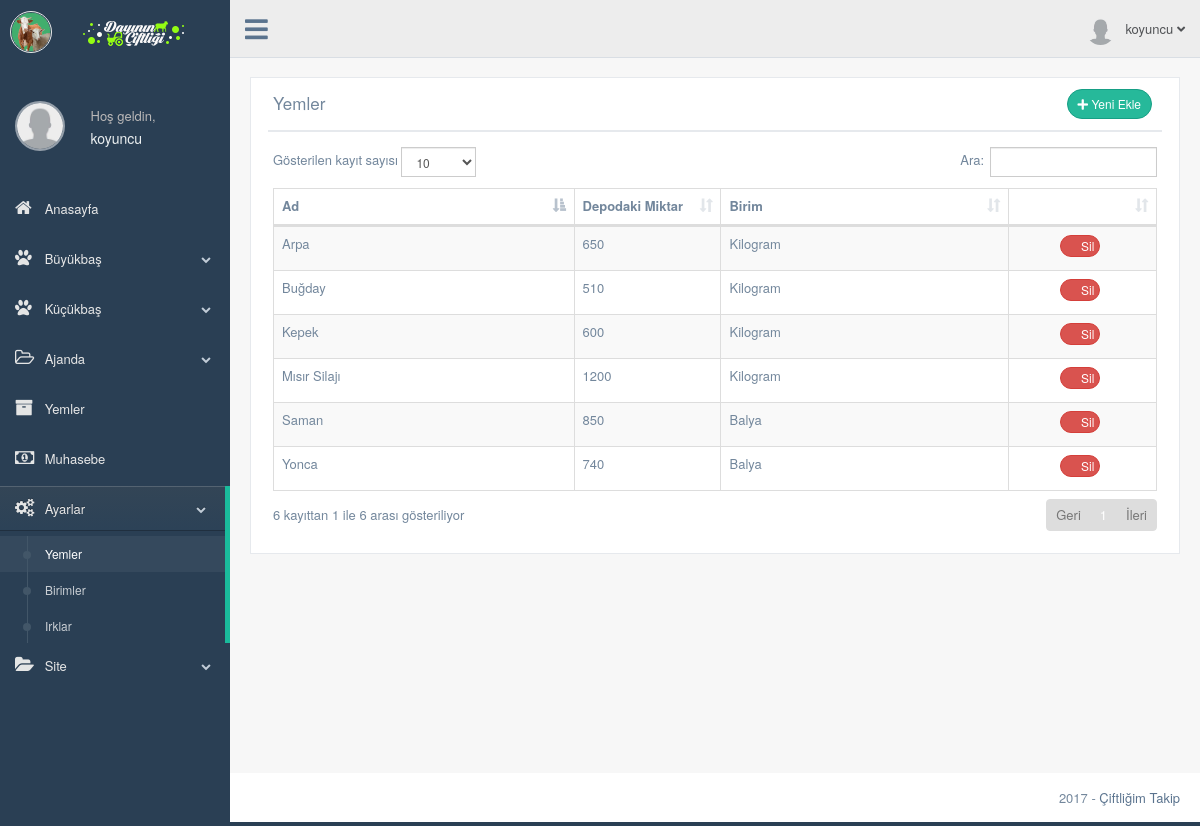
/production/yemler.php (signed in), run on the app's committed database.
### tables this page shows
CREATE TABLE `kullanici` (
  `kullanici_id` int(11) NOT NULL,
  `kullanici_adi` varchar(50) NOT NULL,
  `kullanici_sifre` varchar(50) NOT NULL,
  `kullanici_adsoyad` varchar(50) NOT NULL DEFAULT 'Ad Soyad',
  `kullanici_eposta` varchar(50) NOT NULL,
  `kullanici_gorsel` varchar(250) NOT NULL DEFAULT 'images/kullanici/kullanici.png',
  `kullanici_kayittarihi` datetime NOT NULL,
  `kullanici_yetki` int(1) NOT NULL DEFAULT '2',
  `kullanici_durum` int(1) NOT NULL
);

CREATE TABLE `yem` (
  `yem_id` int(2) NOT NULL,
  `kullanici_id` int(11) NOT NULL,
  `yem_adi` varchar(25) NOT NULL,
  `yem_miktari` int(11) NOT NULL,
  `yem_birimi` int(2) NOT NULL
);

CREATE TABLE `birim` (
  `birim_id` int(11) NOT NULL,
  `birim_adi` varchar(25) NOT NULL,
  `birim_aciklama` varchar(1000) NOT NULL
);

### production/yemler.php (the view, shortened to what this page needs)
<?php
    include 'header.php';
    $yemsorgu=$db->prepare("SELECT * FROM yem WHERE kullanici_id=:id");
    $yemsorgu->execute(array(
      'id' => $kullanici_id
      ));
?>
        <div class="right_col" role="main">
          <div class="">
            <div class="page-title">
              <div class="title_left">
              </div>
            </div>
            <div class="clearfix"></div>
            <div class="row">
              <div class="col-md-12 col-sm-12 col-xs-12">
                <div class="x_panel">
                  <div class="x_title">
                    <h2>Yemler</h2>
                    <div class=" text-right">
                      <a href="yem-ekle.php" class="btn btn-round btn-success btn-sm"><i class="fa fa-plus" aria-hidden="true"></i> Yeni Ekle</a>
                    </div>
                  </div>
                  <div class="x_content">
                    <table id="datatable" class="table table-striped table-bordered">
                      <thead>
                        <tr>
                          <th class="">Ad</th>
                          <th class="col-md-2 col-sm-2 col-xs-12">Depodaki Miktar</th>
                          <th class="">Birim</th>
                          <th class="col-md-2 col-sm-2 col-xs-12"></th>
                        </tr>
                      </thead>
                      <tbody>
                      <?php while ($yemcek=$yemsorgu->fetch(PDO::FETCH_ASSOC)) { ?>
                        <tr>
                          <td><?php echo $yemcek['yem_adi']; ?></td>
                          <td><?php echo $yemcek['yem_miktari']; ?></td>
                          <td>
                            <?php
                              $birimsorgu=$db->prepare("SELECT * FROM birim WHERE birim_id=:id");
                              $birimsorgu->execute(array(
                                'id' => $yemcek['yem_birimi']
                                ));
                              $birimcek=$birimsorgu->fetch(PDO::FETCH_ASSOC);
                              echo $birimcek['birim_adi'];
                            ?>
                          </td>
                          <td class="text-center">
                            <a href="../../islem.php?yemsil=true&yem_id=<?php echo $yemcek['yem_id']; ?>" class="btn btn-round btn-danger btn-xs"><i class="fa fa-trash-o" aria-hidden="true"></i> Sil</a>
                          </td>
                        </tr>
                       <?php } ?>
                      </tbody>
                    </table>
                  </div>
                </div>
              </div>
            </div>
          </div>
        </div>
        <?php include 'footer.php'; ?>

### production/header.php (shortened to what this page needs)
<?php
  include '../baglan.php';
  $kullanicisorgu=$db->prepare("SELECT * FROM kullanici WHERE kullanici_adi=:kullanici");
  $kullanicisorgu->execute(array(
        'kullanici' => $_SESSION['kullanici_adi']
      ));
  $kullanicicek=$kullanicisorgu->fetch(PDO::FETCH_ASSOC);
 ?>
<!DOCTYPE html>
<html lang="tr">
  <head>
    <link href="../vendors/bootstrap/dist/css/bootstrap.min.css" rel="stylesheet">
    <link href="../vendors/font-awesome/css/font-awesome.min.css" rel="stylesheet">
    <link rel="stylesheet" href="https://use.fontawesome.com/releases/v5.0.13/css/all.css">
    <link rel="stylesheet" href="css/style-print.css" media="print" type="text/css">
    <link href="../vendors/nprogress/nprogress.css" rel="stylesheet">
    <link href="../vendors/iCheck/skins/flat/green.css" rel="stylesheet">
    <link href="../vendors/malihu-custom-scrollbar-plugin/jquery.mCustomScrollbar.min.css" rel="stylesheet"/>
    <link href="../vendors/datatables.net-bs/css/dataTables.bootstrap.min.css" rel="stylesheet">
    <link href="../vendors/datatables.net-buttons-bs/css/buttons.bootstrap.min.css" rel="stylesheet">
    <link href="../vendors/datatables.net-fixedheader-bs/css/fixedHeader.bootstrap.min.css" rel="stylesheet">
    <link href="../vendors/datatables.net-responsive-bs/css/responsive.bootstrap.min.css" rel="stylesheet">
    <link href="../vendors/datatables.net-scroller-bs/css/scroller.bootstrap.min.css" rel="stylesheet">
    <link href="../build/css/custom.min.css" rel="stylesheet">
    <link href="../build/css/main.css" rel="stylesheet">
  </head>
  <body class="nav-md">
    <div class="container body">
      <div class="main_container">
        <div class="col-md-3 left_col menu_fixed">
          <div class="left_col scroll-view">
            <div class="navbar nav_title" style="border: 0;">
              <a href="index.html" class="site_title"><i class="fa"><img src="../images/eks-genel/eks-logo-ikon.png" width="40px" height="auto" alt=""></i> <span><img src="images/logo.png" style="margin-left:20px"alt=""></span></a>
            </div>
            <?php include 'sidebar.php'; ?>
        <div class="top_nav"  id="yazdirma">
          <div class="nav_menu">
            <nav class="">
              <div class="nav toggle">
                <a id="menu_toggle"><i class="fa fa-bars"></i></a>
              </div>
              <ul class="nav navbar-nav navbar-right">
                <li class="">
                  <a href="javascript:;" class="user-profile dropdown-toggle" data-toggle="dropdown" aria-expanded="false">
                    <img src="<?php echo $kullanicicek['kullanici_gorsel']; ?>" alt=""><?php echo $_SESSION['kullanici_adi'] ?>
                    <span class=" fa fa-angle-down"></span>
                  </a>
                </li>
              </ul>
            </nav>
          </div>
        </div>

### production/sidebar.php (shortened to what this page needs)
<br>
            <div class="profile clearfix">
              <div class="profile_pic text-center" style="margin-top: 25px; ">
                <a href="profil.php"><img src="<?php echo $kullanicicek['kullanici_gorsel']; ?>" alt="" style="width: 50px; height: 50px; max-width: 50px; max-height: 50px; -webkit-border-radius: 50%; -moz-border-radius: 50%; border-radius: 50%; border: 2px solid rgba(255,255,255,0.5);" ></a>
              </div>
              <div class="profile_info">
                <span>Hoş geldin,</span>
                <a href="profil.php"><h2><?php echo $_SESSION['kullanici_adi'] ?></h2></a>
              </div>
              <div class="clearfix"></div>
            </div>
            <br />
            <div id="sidebar-menu" class="main_menu_side hidden-print main_menu">
              <div class="menu_section">
                <ul class="nav side-menu">
                  <li><a href="index.php"><i class="fa fa-home"></i> Anasayfa </a>
                  </li>
                  <li><a><i class="fa fa-paw"></i> Büyükbaş <span class="fa fa-chevron-down"></span></a>
                  </li>
                  <li><a><i class="fa fa-paw"></i> Küçükbaş <span class="fa fa-chevron-down"></span></a>
                  </li>
                  <li><a><i class="fa fa-folder-open-o"></i> Ajanda <span class="fa fa-chevron-down"></span></a>
                  </li>
                  <li><a href="yem.php"><i class="fa fa-archive"></i> Yemler </a>
                  </li>
                  <li><a href="muhasebe.php"><i class="fa fa-money"></i> Muhasebe </a>
                  </li>
                  <li><a><i class="fa fa-cogs"></i> Ayarlar <span class="fa fa-chevron-down"></span></a>
                    <ul class="nav child_menu">
                      <li><a href="yemler.php">Yemler</a></li>
                      <li><a href="birimler.php">Birimler</a></li>
                      <li><a href="#">Irklar</a></li>
                    </ul>
                  </li>
                  <li><a><i class="fa fa-folder-open"></i> Site <span class="fa fa-chevron-down"></span></a>
                  </li>
                </ul>
              </div>
            </div>
          </div>
        </div>

### build/css/main.css (style rules this page uses)
.site_title i { border: 1px solid #EAEAEA; padding: 0px 0px !important; border-radius: 50% }

### data on the page
kullanici: kullanici_gorsel (placeholder picture)
yem: yem_adi "Saman", yem_miktari "850", birim.birim_adi "Balya"
yem: yem_adi "Yonca", yem_miktari "740", birim.birim_adi "Balya"
yem: yem_adi "Arpa", yem_miktari "650", birim.birim_adi "Kilogram"
yem: yem_adi "Kepek", yem_miktari "600", birim.birim_adi "Kilogram"
yem: yem_adi "Buğday", yem_miktari "510", birim.birim_adi "Kilogram"
yem: yem_adi "Mısır Silajı", yem_miktari "1200", birim.birim_adi "Kilogram"

### other printed values
$_SESSION['kullanici_adi'] "koyuncu"
